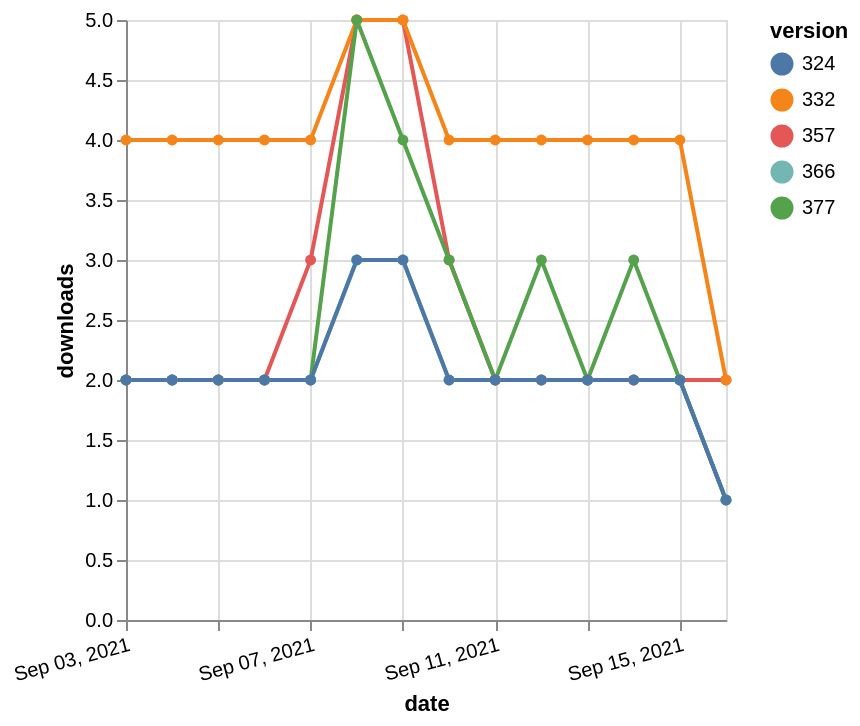

Vega-Lite specification for this chart:
### Vega-Lite specification from a JSON file in a GitHub repository (floating-point values rounded to 4 significant figures)
{"$schema": "https://vega.github.io/schema/vega-lite/v5.json", "description": "A simple bar chart with embedded data.", "data": {"values": [{"date": "2021-09-03", "total": 2317, "delta": 2, "version": "366"}, {"date": "2021-09-04", "total": 2319, "delta": 2, "version": "366"}, {"date": "2021-09-05", "total": 2321, "delta": 2, "version": "366"}, {"date": "2021-09-06", "total": 2323, "delta": 2, "version": "366"}, {"date": "2021-09-07", "total": 2325, "delta": 2, "version": "366"}, {"date": "2021-09-08", "total": 2328, "delta": 3, "version": "366"}, {"date": "2021-09-09", "total": 2331, "delta": 3, "version": "366"}, {"date": "2021-09-10", "total": 2333, "delta": 2, "version": "366"}, {"date": "2021-09-11", "total": 2335, "delta": 2, "version": "366"}, {"date": "2021-09-12", "total": 2337, "delta": 2, "version": "366"}, {"date": "2021-09-13", "total": 2339, "delta": 2, "version": "366"}, {"date": "2021-09-14", "total": 2341, "delta": 2, "version": "366"}, {"date": "2021-09-15", "total": 2343, "delta": 2, "version": "366"}, {"date": "2021-09-16", "total": 2344, "delta": 1, "version": "366"}, {"date": "2021-09-03", "total": 2911, "delta": 2, "version": "357"}, {"date": "2021-09-04", "total": 2913, "delta": 2, "version": "357"}, {"date": "2021-09-05", "total": 2915, "delta": 2, "version": "357"}, {"date": "2021-09-06", "total": 2917, "delta": 2, "version": "357"}, {"date": "2021-09-07", "total": 2920, "delta": 3, "version": "357"}, {"date": "2021-09-08", "total": 2925, "delta": 5, "version": "357"}, {"date": "2021-09-09", "total": 2930, "delta": 5, "version": "357"}, {"date": "2021-09-10", "total": 2933, "delta": 3, "version": "357"}, {"date": "2021-09-11", "total": 2935, "delta": 2, "version": "357"}, {"date": "2021-09-12", "total": 2937, "delta": 2, "version": "357"}, {"date": "2021-09-13", "total": 2939, "delta": 2, "version": "357"}, {"date": "2021-09-14", "total": 2941, "delta": 2, "version": "357"}, {"date": "2021-09-15", "total": 2943, "delta": 2, "version": "357"}, {"date": "2021-09-16", "total": 2945, "delta": 2, "version": "357"}, {"date": "2021-09-03", "total": 4924, "delta": 4, "version": "332"}, {"date": "2021-09-04", "total": 4928, "delta": 4, "version": "332"}, {"date": "2021-09-05", "total": 4932, "delta": 4, "version": "332"}, {"date": "2021-09-06", "total": 4936, "delta": 4, "version": "332"}, {"date": "2021-09-07", "total": 4940, "delta": 4, "version": "332"}, {"date": "2021-09-08", "total": 4945, "delta": 5, "version": "332"}, {"date": "2021-09-09", "total": 4950, "delta": 5, "version": "332"}, {"date": "2021-09-10", "total": 4954, "delta": 4, "version": "332"}, {"date": "2021-09-11", "total": 4958, "delta": 4, "version": "332"}, {"date": "2021-09-12", "total": 4962, "delta": 4, "version": "332"}, {"date": "2021-09-13", "total": 4966, "delta": 4, "version": "332"}, {"date": "2021-09-14", "total": 4970, "delta": 4, "version": "332"}, {"date": "2021-09-15", "total": 4974, "delta": 4, "version": "332"}, {"date": "2021-09-16", "total": 4976, "delta": 2, "version": "332"}, {"date": "2021-09-03", "total": 2135, "delta": 2, "version": "377"}, {"date": "2021-09-04", "total": 2137, "delta": 2, "version": "377"}, {"date": "2021-09-05", "total": 2139, "delta": 2, "version": "377"}, {"date": "2021-09-06", "total": 2141, "delta": 2, "version": "377"}, {"date": "2021-09-07", "total": 2143, "delta": 2, "version": "377"}, {"date": "2021-09-08", "total": 2148, "delta": 5, "version": "377"}, {"date": "2021-09-09", "total": 2152, "delta": 4, "version": "377"}, {"date": "2021-09-10", "total": 2155, "delta": 3, "version": "377"}, {"date": "2021-09-11", "total": 2157, "delta": 2, "version": "377"}, {"date": "2021-09-12", "total": 2160, "delta": 3, "version": "377"}, {"date": "2021-09-13", "total": 2162, "delta": 2, "version": "377"}, {"date": "2021-09-14", "total": 2165, "delta": 3, "version": "377"}, {"date": "2021-09-15", "total": 2167, "delta": 2, "version": "377"}, {"date": "2021-09-16", "total": 2168, "delta": 1, "version": "377"}, {"date": "2021-09-03", "total": 2634, "delta": 2, "version": "324"}, {"date": "2021-09-04", "total": 2636, "delta": 2, "version": "324"}, {"date": "2021-09-05", "total": 2638, "delta": 2, "version": "324"}, {"date": "2021-09-06", "total": 2640, "delta": 2, "version": "324"}, {"date": "2021-09-07", "total": 2642, "delta": 2, "version": "324"}, {"date": "2021-09-08", "total": 2645, "delta": 3, "version": "324"}, {"date": "2021-09-09", "total": 2648, "delta": 3, "version": "324"}, {"date": "2021-09-10", "total": 2650, "delta": 2, "version": "324"}, {"date": "2021-09-11", "total": 2652, "delta": 2, "version": "324"}, {"date": "2021-09-12", "total": 2654, "delta": 2, "version": "324"}, {"date": "2021-09-13", "total": 2656, "delta": 2, "version": "324"}, {"date": "2021-09-14", "total": 2658, "delta": 2, "version": "324"}, {"date": "2021-09-15", "total": 2660, "delta": 2, "version": "324"}, {"date": "2021-09-16", "total": 2661, "delta": 1, "version": "324"}]}, "width": "container", "mark": {"type": "line", "point": {"filled": true}}, "encoding": {"x": {"field": "date", "type": "temporal", "timeUnit": "yearmonthdate", "title": "date", "axis": {"labelAngle": -15}}, "y": {"field": "delta", "type": "quantitative", "title": "downloads"}, "color": {"field": "version", "type": "nominal"}, "tooltip": {"field": "delta"}}}
